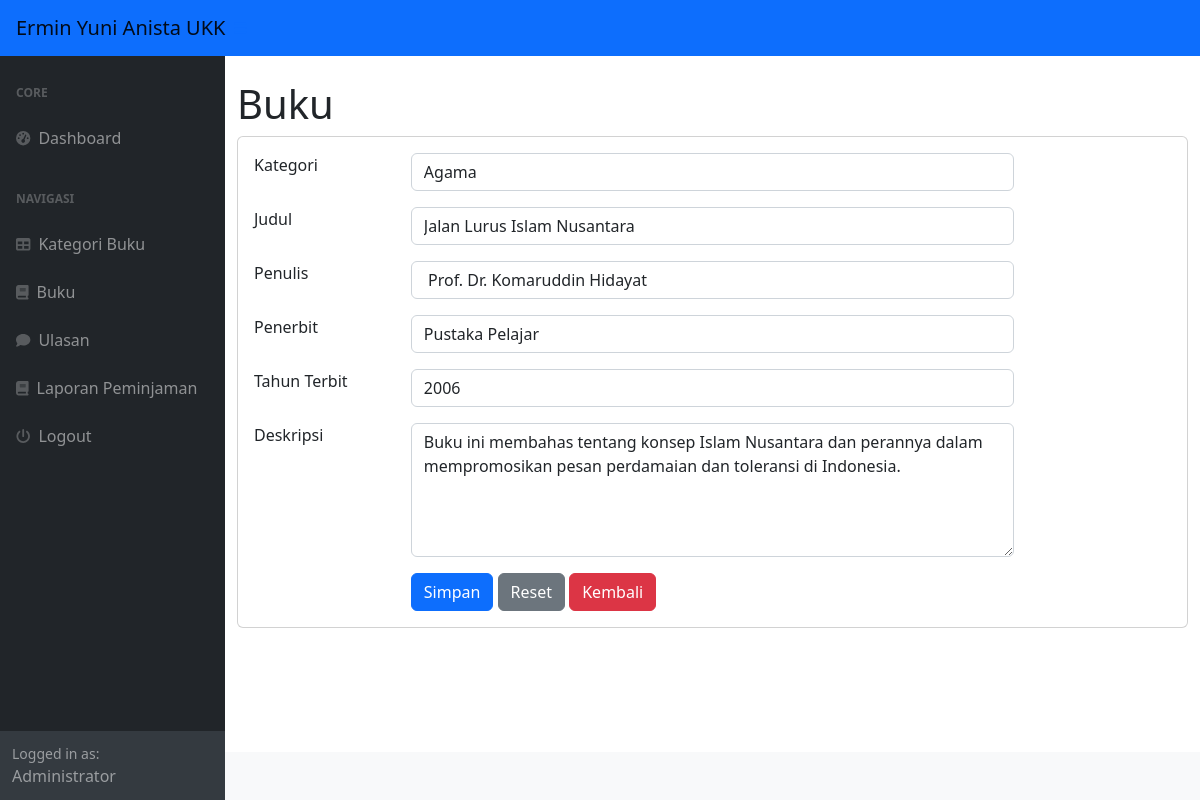
The app's page /index.php?page=buku_ubah&&id=2 (signed in) with its own data.
### tables this page shows
CREATE TABLE `buku` (
  `id_buku` int(11) NOT NULL,
  `id_kategori` int(11) DEFAULT NULL,
  `judul` varchar(225) DEFAULT NULL,
  `penulis` varchar(255) DEFAULT NULL,
  `penerbit` varchar(225) DEFAULT NULL,
  `tahun_terbit` int(11) DEFAULT NULL,
  `deskripsi` text DEFAULT NULL
);

CREATE TABLE `kategori` (
  `id_kategori` int(11) NOT NULL,
  `kategori` varchar(225) DEFAULT NULL
);

### buku_ubah.php (the view, shortened to what this page needs)
<h1 class="mt-4">Buku</h1>
<div class="card">
  <div class="card-body">
    <div class="row">
      <div class="col-md-12">
        <form method="post">
          <?php
          $id = $_GET['id'];
          $query = mysqli_query($koneksi, "SELECT*FROM buku WHERE id_buku=$id");
          $data = mysqli_fetch_array($query);
          ?>
          <div class="row mb-3">
            <div class="col-md-2">Kategori</div>
            <div class="col-md-8">
              <select name="id_kategori" class="form-control">
                <?php
                $kat = mysqli_query($koneksi, "SELECT*FROM kategori");
                while ($kategori = mysqli_fetch_array($kat)) {
                ?>
                  <option <?php if ($kategori['id_kategori'] == $data['id_kategori']) echo 'selected'; ?> value="<?php echo $kategori['id_kategori']; ?>"><?php echo $kategori['kategori']; ?></option>
                <?php
                }
                ?>
              </select>
            </div>
          </div>
          <div class="row mb-3">
            <div class="col-md-2">Judul</div>
            <div class="col-md-8"><input type="text" value="<?php echo $data['judul']; ?>" class="form-control" name="judul"></div>
          </div>
          <div class="row mb-3">
            <div class="col-md-2">Penulis</div>
            <div class="col-md-8"><input type="text" value="<?php echo $data['penulis']; ?>" class="form-control" name="penulis"></div>
          </div>
          <div class="row mb-3">
            <div class="col-md-2">Penerbit</div>
            <div class="col-md-8"><input type="text" value="<?php echo $data['penerbit']; ?>" class="form-control" name="penerbit"></div>
          </div>
          <div class="row mb-3">
            <div class="col-md-2">Tahun Terbit</div>
            <div class="col-md-8"><input type="text" value="<?php echo $data['tahun_terbit']; ?>" class="form-control" name="tahun_terbit"></div>
          </div>
          <div class="row mb-3">
            <div class="col-md-2">Deskripsi</div>
            <div class="col-md-8">
              <textarea name="deskripsi" rows="5" class="form-control"><?php echo $data['deskripsi']; ?></textarea>
            </div>
          </div>
          <div class="row">
            <div class="col-md-2"></div>
            <div class="col-md-8">
              <button type="submit" class="btn btn-primary" name="submit" value="submit">Simpan</button>
              <button type="reset" class="btn btn-secondary">Reset</button>
              <a href="?page=buku" class="btn btn-danger">Kembali</a>
            </div>
          </div>
        </form>
      </div>
    </div>
  </div>
</div>

### records on screen
buku: id_kategori "Agama", judul "Jalan Lurus Islam Nusantara", penulis "Prof. Dr. Komaruddin Hidayat", penerbit "Pustaka Pelajar", tahun_terbit "2006", deskripsi "Buku ini membahas tentang konsep Islam Nusantara dan perannya dalam mempromosikan pesan perdamaian dan toleransi di Indonesia."

### other values on screen
$_SESSION['user']['nama_lengkap'] "Administrator"
